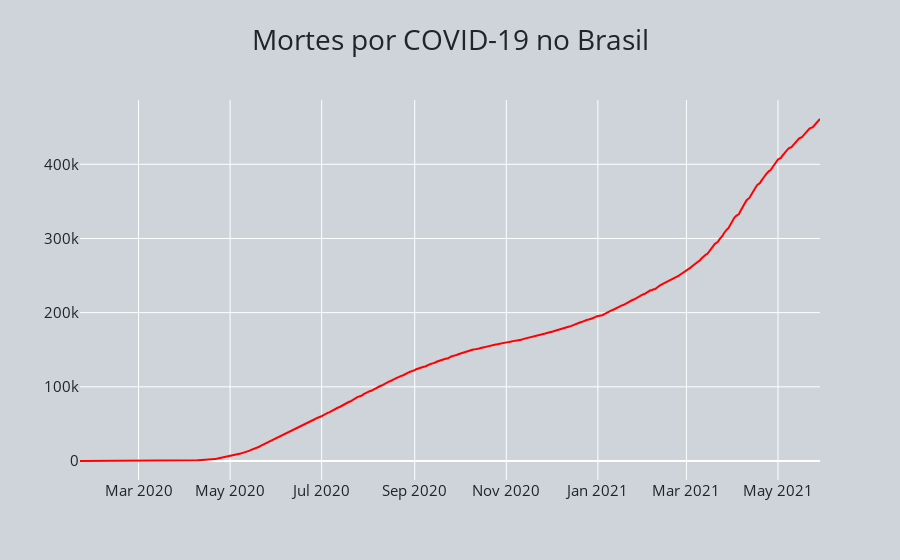

The notebook cell saved with this chart:
### Code cell
#Gráfico - Mortes no Brasil
fig = go.Figure()
fig.add_trace(
    go.Scatter(x=brasilMortes.Data, y=brasilMortes.Contagem, name='Mortes', mode= "lines", 
              line=dict(color='red'))
)
fig.update_layout(title='Mortes por COVID-19 no Brasil', title_x=0.5,
                 paper_bgcolor='rgb(206, 212, 218)',
                 plot_bgcolor='rgba(0,0,0,0)',
                 font_color='rgb(33, 37, 41)',
                 title_font_size=28,
                 yaxis = dict(tickfont = dict(size=15)),
                 xaxis = dict(tickfont = dict(size=15)))
fig.show()

### Figure 1 — Plotly figure (JSON) as saved in the notebook; plotly's stock layout.template omitted (floating-point values rounded to 4 significant figures; data arrays with more than 128 entries replaced by an {"elided": "..."} marker saying what was removed)
{"data": [{"line": {"color": "red"}, "mode": "lines", "name": "Mortes", "type": "scatter", "x": {"elided": "494 str values"}, "y": {"elided": "494 int values"}}], "layout": {"autosize": true, "font": {"color": "rgb(33, 37, 41)"}, "paper_bgcolor": "rgb(206, 212, 218)", "plot_bgcolor": "rgba(0, 0, 0, 0)", "title": {"font": {"size": 28}, "text": "Mortes por COVID-19 no Brasil", "x": 0.5}, "xaxis": {"autorange": true, "range": ["2020-01-22", "2021-05-29"], "tickfont": {"size": 15}, "type": "date"}, "yaxis": {"autorange": true, "range": [-25610.0, 486700.0], "tickfont": {"size": 15}, "type": "linear"}}}
